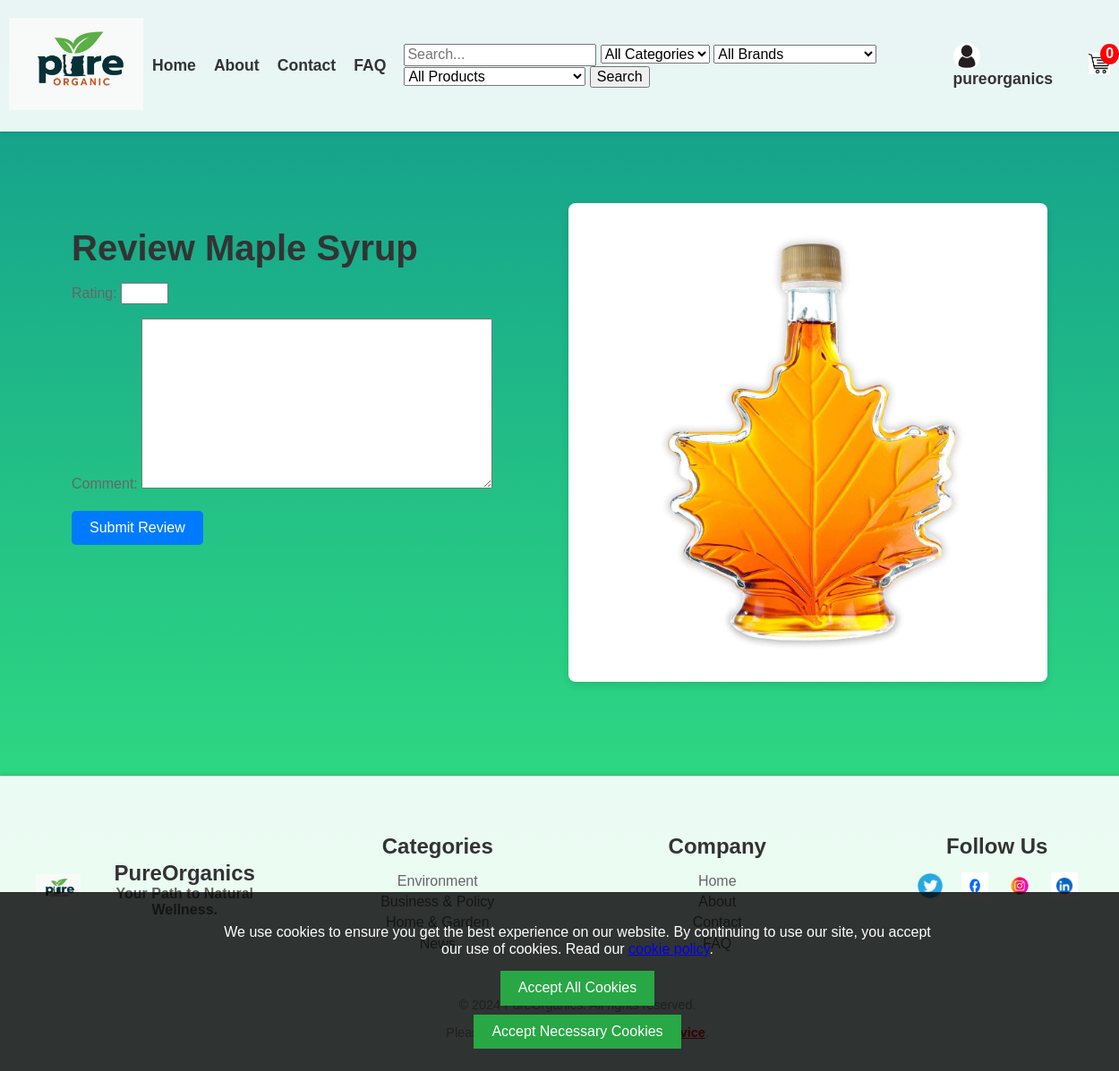
Screenshot of /PureOrganics/product/1/add_review/ (signed in) with the database file from the repository.
### PureOrganics/models.py (models this page shows, shortened)
class Product(models.Model):
    name = models.CharField(max_length=255)
    category = models.ForeignKey(Category, on_delete=models.CASCADE)
    brand = models.ForeignKey(Brand, on_delete=models.CASCADE, null=True, blank=True)
    description = models.TextField(blank=True, null=True)
    price = models.DecimalField(max_digits=10, decimal_places=2)
    stock = models.PositiveIntegerField()
    image = models.ImageField(upload_to='products/', blank=True, null=True)
    available = models.BooleanField(default=True)
    created_at = models.DateTimeField(auto_now_add=True)
    updated_at = models.DateTimeField(auto_now=True)
    class Meta:
        indexes = [
            models.Index(fields=['name']),
        ]

### PureOrganics/views.py (the view)
# urls.py: path('product/<int:product_id>/add_review/', views.add_review, name='add_review'),
@login_required
def add_review(request, product_id):
    product = get_object_or_404(Product, id=product_id)
    if request.method == 'POST':
        form = ReviewForm(request.POST)
        if form.is_valid():
            review = form.save(commit=False)
            review.product = product
            review.user = request.user
            review.save()
            messages.success(request, 'Your review has been submitted.')
            return redirect('product_detail', pk=product_id)
    else:
        form = ReviewForm()
    return render(request, 'myapp/add_review.html', {'form': form, 'product': product})

### PureOrganics/forms.py
class ReviewForm(forms.ModelForm):
    class Meta:
        model = Review
        fields = ['rating', 'comment']
        widgets = {
            'rating': forms.NumberInput(attrs={'min': 1, 'max': 5}),
        }

### PureOrganics/context_processors.py (called while the page is built)
def common_context(request):
    categories = Category.objects.all()
    brands = Brand.objects.all()
    products = Product.objects.all()
    cart_count = get_cart_count(request.user) if request.user.is_authenticated else 0
    return {
        'categories': categories,
        'brands': brands,
        'products': products,
        'cart_count': cart_count,
    }

### PureOrganics/utils.py (called while the page is built)
def get_cart_count(user):
    if user.is_authenticated:
        cart, created = Cart.objects.get_or_create(user=user)
        cart_items = CartItem.objects.filter(cart=cart)
        return sum(item.quantity for item in cart_items)
    return 0

### PureOrganics/templates/myapp/add_review.html (shortened to what this page needs)
{% extends 'myapp/base.html' %}
{% block content %}
<div class="product-detail">
        <div class="product-info">
            <h1 class="mb-4">Review {{ product.name }}</h1>
            <form method="post">
                {{ form.as_p }}
                <button type="submit" class="btn btn-primary">Submit Review</button>
            </form>
        </div>
        <div class="product-image">
            {% if product.image %}
                <img src="{{ product.image.url }}" alt="{{ product.name }}" class="img-fluid rounded">
            {% else %}
                <p>No image available.</p>
            {% endif %}
        </div>
    </div>
{% endblock %}

### PureOrganics/templates/myapp/base.html (shortened to what this page needs)
{% load static %}
<!DOCTYPE html>
<html lang="en">
<head>
    <link rel="stylesheet" href="{% static 'myapp/styles.css' %}">
    <link rel="stylesheet" href="https://cdnjs.cloudflare.com/ajax/libs/normalize/8.0.1/normalize.min.css">
    <link rel="stylesheet" href="https://cdnjs.cloudflare.com/ajax/libs/font-awesome/6.0.0-beta3/css/all.min.css">
</head>
<body>
    <header>
        <div class="logo">
            <a href="{% url 'home' %}">
                <img src="{% static 'myapp/images/pureorganicslogo.png' %}" alt="Company Logo">
            </a>
        </div>
        <nav>
            <ul>
             <li><a href="{% url 'home' %}">Home</a></li>
                <li><a href="{% url 'about' %}">About</a></li>
                <li><a href="{% url 'contact' %}">Contact</a></li>
                <li><a href="{% url 'faq' %}">FAQ</a></li>
                {% block search_form %}
                <li class="search-form">
                    <form action="{% url 'search' %}" method="GET">
                        <input type="text" name="q" id="search-input" placeholder="Search..." autocomplete="off" value="{{ request.GET.q }}">
                        <select name="category" id="category-filter">
                            <option value="">All Categories</option>
                        </select>
                        <select name="brand" id="brand-filter">
                            <option value="">All Brands</option>
                        </select>
                        <select name="product" id="product-filter">
                            <option value="">All Products</option>
                        </select>
                        <button type="submit">Search</button>
                    </form>
                </li>
                    {% if user.is_authenticated %}
                    <li class="profile-menu">
                        <a href="#" class="profile-icon">
                            <img src="{% static 'myapp/images/profile-icon.png' %}" alt="Profile Icon" class="profile-icon">
                            <span>{{ user.username }}</span>
                        </a>
                    </li>
                    <li class="cart-icon">
                        <a href="{% url 'view_cart' %}">
                            <img src="{% static 'myapp/images/cart-icon.png' %}" alt="Cart Icon">
                            <span class="cart-count">{{ cart_count }}</span>
                        </a>
                    </li>
                {% else %}
                    <li><a href="{% url 'signup' %}" class="nav-button">Sign Up</a></li>
                    <li><a href="{% url 'login' %}" class="nav-button">Log In</a></li>
                {% endif %}
                {% endblock %}
            </ul>
        </nav>
    </header>
    <main>
        {% block content %}{% endblock %}
    </main>
    <footer>
    <div class="footer-content">
        <div class="footer-section highlight">
            <img src="{% static 'myapp/images/pureorganicslogo.png' %}" alt="PureOrganics Logo">
            <div>
                <h3>PureOrganics</h3>
                <p>Your Path to Natural Wellness.</p>
            </div>
        </div>
        <div class="footer-section">
            <h3>Categories</h3>
            <ul>
                <li><a href="#">Environment</a></li>
                <li><a href="#">Business & Policy</a></li>
                <li><a href="#">Home & Garden</a></li>
                <li><a href="#">News</a></li>
            </ul>
        </div>
        <div class="footer-section">
            <h3>Company</h3>
            <ul>
               <li><a href="{% url 'home' %}">Home</a></li>
                <li><a href="{% url 'about' %}">About</a></li>
                <li><a href="{% url 'contact' %}">Contact</a></li>
                <li><a href="{% url 'faq' %}">FAQ</a></li>
            </ul>
        </div>
        <div class="footer-section">
            <h3>Follow Us</h3>
            <div class="social-icons">
                <a href="https://twitter.com" class="social-icon"><img src="{% static 'myapp/images/twitter-icon.png' %}" alt="Twitter"></a>
                <a href="https://facebook.com" class="social-icon"><img src="{% static 'myapp/images/facebook-icon.png' %}" alt="Facebook"></a>
                <a href="https://instagram.com" class="social-icon"><img src="{% static 'myapp/images/instagram-icon.png' %}" alt="Instagram"></a>
                <a href="https://linkedin.com" class="social-icon"><img src="{% static 'myapp/images/linkedin-icon.png' %}" alt="LinkedIn"></a>
            </div>
        </div>
    </div>
    <div class="footer-bottom">
        <p>&copy; 2024 PureOrganics. All rights reserved.</p>
        <p>Please review our updated <a href="https://example.com/terms" class="terms-link">Terms of Service</a>.</p>
    </div>
</footer>
<div id="cookieConsent" class="cookie-consent">
    <div class="cookie-consent-content">
        <p>We use cookies to ensure you get the best experience on our website. By continuing to use our site, you accept our use of cookies. Read our <a href="#">cookie policy</a>.</p>
        <button id="acceptAllCookies">Accept All Cookies</button>
        <button id="acceptNecessaryCookies">Accept Necessary Cookies</button>
    </div>
</div>

### PureOrganics/static/myapp/styles.css (style rules this page uses)
body { font-family: Arial, sans-serif; margin: 0; padding: 0; background: linear-gradient(to bottom, #11998e, #38ef7d); color: #333; display: flex; flex-direction: column; min-height: 100vh; }
header { display: flex; justify-content: space-between; align-items: center; padding: 20px 10px; background-color: rgba(255, 255, 255, 0.9); box-shadow: 0 2px 4px rgba(0, 0, 0, 0.1); }
.logo { display: flex; align-items: center; }
.logo img { width: 150px; height: auto; margin-right: 10px; }
nav { display: flex; align-items: center; }
nav ul { list-style-type: none; margin: 0; padding: 0; display: flex; align-items: center; gap: 20px; }
nav ul li { margin: 0; }
nav ul li a { text-decoration: none; color: #333; font-weight: bold; font-size: 1.1em; transition: color 0.3s; }
main { flex: 1; padding: 40px; color: #333; }
footer { background-color: rgba(255, 255, 255, 0.9); padding: 20px; text-align: center; border-top: 1px solid #ddd; color: #333; box-shadow: 0 -2px 4px rgba(0, 0, 0, 0.1); width: 100%; }
.footer-content { display: flex; justify-content: space-around; flex-wrap: wrap; margin-bottom: 5px; }
.footer-section { flex: 1; margin: 20px; min-width: 200px; }
.footer-section h3 { font-size: 1.5em; margin-bottom: 15px; color: #333; }
.footer-section p, .footer-section ul, .footer-section a { color: #666; text-decoration: none; }
.footer-section ul { list-style: none; padding: 0; }
.footer-section ul li { margin: 5px 0; }
.social-icons { display: flex; justify-content: center; gap: 20px; margin-top: 10px; }
.social-icons .social-icon { width: 30px; height: 30px; }
.social-icons .social-icon img { width: 100%; height: 100%; }
.footer-bottom { margin-top: 5px; color: #999; font-size: 0.9em; }
.footer-bottom a { color: #666; text-decoration: none; }
.footer-bottom .terms-link { color: red; text-decoration: underline; font-weight: bold; }
.highlight { display: flex; align-items: center; color: #28a745; font-weight: bold; justify-content: center; }
.highlight img { margin-right: 10px; width: 50px; height: auto; }
.highlight h3, .highlight p { margin: 0; }
.product-detail { display: flex; justify-content: space-between; align-items: flex-start; gap: 20px; padding: 40px; max-width: 1200px; margin: 0 auto; }
.product-image { flex: 1; max-width: 60%; }
.product-image img { max-width: 100%; height: auto; border-radius: 8px; box-shadow: 0 4px 8px rgba(0, 0, 0, 0.1); }
.product-info { flex: 1; max-width: 50%; }
.product-info h1 { font-size: 2.5em; margin-bottom: 10px; color: #333; }
.product-info p { margin-bottom: 10px; color: #666; }
.profile-menu { position: relative; display: inline-block; }
.profile-icon { cursor: pointer; width: 30px; height: 30px; border-radius: 50%; vertical-align: middle; }
.cart-icon { display: flex; align-items: center; position: relative; }
.cart-icon img { width: 24px; height: 24px; cursor: pointer; margin-left: 20px; }
.cart-count { background-color: red; color: white; border-radius: 50%; padding: 2px 6px; font-size: 0.9em; position: absolute; top: -10px; right: -10px; }
.btn { padding: 10px 20px; cursor: pointer; border: none; border-radius: 5px; font-size: 1em; margin-top: 10px; }
.btn { padding: 10px 20px; cursor: pointer; border: none; border-radius: 5px; font-size: 16px; }
.cookie-consent { position: fixed; bottom: 0; left: 0; width: 100%; background-color: rgba(0, 0, 0, 0.8); color: #fff; padding: 20px; text-align: center; z-index: 1000; }
.cookie-consent-content { max-width: 800px; margin: 0 auto; display: flex; flex-direction: column; align-items: center; }
.cookie-consent-content p { margin-bottom: 10px; }
.cookie-consent-content button { margin: 5px; padding: 10px 20px; border: none; background-color: #28a745; color: #fff; cursor: pointer; font-size: 16px; }
.cookie-consent { position: fixed; bottom: 0; left: 0; width: 100%; background-color: rgba(0, 0, 0, 0.8); color: #fff; padding: 20px; text-align: center; z-index: 1000; display: none; }
main { display: flex; justify-content: center; align-items: center; min-height: calc(100vh - 160px); }
.btn { background-color: #007bff; color: #fff; padding: 10px 20px; border: none; border-radius: 5px; cursor: pointer; transition: background-color 0.3s, transform 0.3s; }

### rows the page displays
Product: name "Maple Syrup", image (picture)

### other values shown
{{ user.username }} "pureorganics"
{{ cart_count }} "0"
